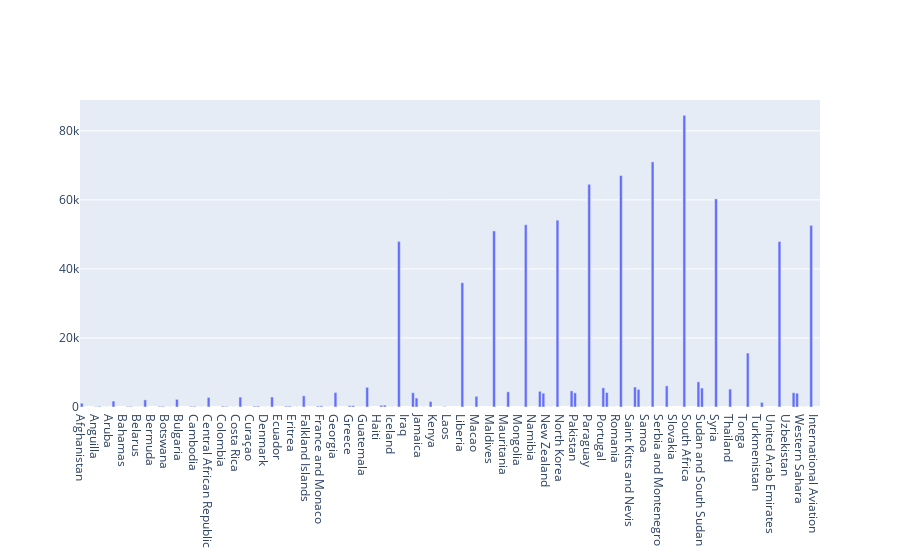

Write notebook code for a chart like this one.
### Code cell
data = carbon.set_index('Country')['1970']
fig = go.Figure()
fig.add_trace(go.Bar(x=data.index, y=df.values.flatten()))

### Figure 1 — Plotly figure (JSON) as saved in the notebook; plotly's stock layout.template omitted (floating-point values rounded to 4 significant figures; data arrays with more than 128 entries replaced by an {"elided": "..."} marker saying what was removed)
{"data": [{"type": "bar", "x": {"elided": "210 str values"}, "y": {"elided": "945 mixed values"}}], "layout": {}}
